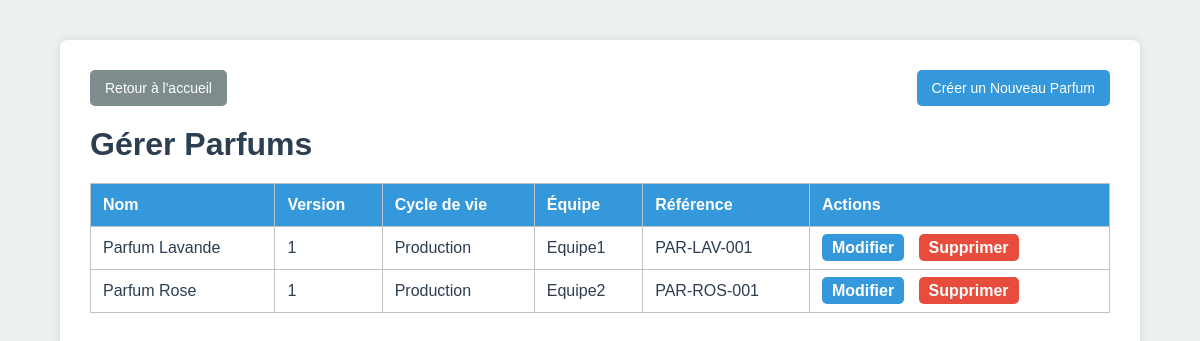
Screenshot of /manage_parfums.php (signed in) with the database file from the repository.
### tables this page shows
CREATE TABLE IF NOT EXISTS parfums (
  id INT AUTO_INCREMENT PRIMARY KEY,
  name VARCHAR(100) NOT NULL,
  description TEXT,
  price DECIMAL(10,2) NOT NULL DEFAULT 0,
  team VARCHAR(50) DEFAULT 'Equipe1',
  version INT DEFAULT 1,
  lifecycle_stage VARCHAR(50) DEFAULT 'Développement',
  reference VARCHAR(100) UNIQUE
);

### src/manage_parfums.php (the view, shortened to what this page needs)
<?php
$mysqli = new mysqli("db","root","root","plm");
$res = $mysqli->query("SELECT id, name, version, lifecycle_stage, team, reference FROM parfums ORDER BY name ASC");
?>
<!DOCTYPE html>
<html lang="fr">
<head>
<link rel="stylesheet" href="styles.css">
</head>
<body>
<div class="container">
  <div class="header-actions">
    <a href="home.php" class="btn btn-secondary">Retour à l'accueil</a>
    <a href="create_parfum.php" class="btn">Créer un Nouveau Parfum</a>
  </div>
  <h1>Gérer Parfums</h1>
  <table>
    <thead>
      <tr>
        <th>Nom</th>
        <th>Version</th>
        <th>Cycle de vie</th>
        <th>Équipe</th>
        <th>Référence</th>
        <th>Actions</th>
      </tr>
    </thead>
    <tbody>
      <?php while($pf = $res->fetch_assoc()): ?>
      <tr>
        <td><?php echo htmlspecialchars($pf['name']); ?></td>
        <td><?php echo htmlspecialchars($pf['version']); ?></td>
        <td><?php echo htmlspecialchars($pf['lifecycle_stage']); ?></td>
        <td><?php echo htmlspecialchars($pf['team']); ?></td>
        <td><?php echo htmlspecialchars($pf['reference']); ?></td>
        <td class="actions">
          <a href="edit_parfum.php?id=<?php echo $pf['id']; ?>" class="btn-edit">Modifier</a>
          <a href="delete_parfum.php?id=<?php echo $pf['id']; ?>" class="btn-delete" onclick="return confirm('Supprimer ce parfum ?')">Supprimer</a>
        </td>
      </tr>
      <?php endwhile; ?>
    </tbody>
  </table>
</div>
</body>
</html>

### src/styles.css (style rules this page uses)
* { margin: 0; padding: 0; box-sizing: border-box; }
body { font-family: Arial, sans-serif; background: #ecf0f1; color: #2c3e50; display: flex; min-height: 100vh; }
h1, h2, h3 { margin-bottom: 20px; color: #2c3e50; }
table { width: 100%; border-collapse: collapse; margin-top: 10px; background: #fff; }
table, th, td { border: 1px solid #bdc3c7; }
table th { background: #3498db; color: #fff; padding: 12px; text-align: left; }
table td { padding: 12px; border-bottom: 1px solid #bdc3c7; }
.container { width: 90%; max-width: 1200px; margin: 40px auto; background: #fff; padding: 20px; border-radius: 8px; box-shadow: 0 0 10px rgba(0,0,0,0.1); }
.btn { display: inline-block; padding: 10px 15px; background: #3498db; color: #fff; text-decoration: none; border-radius: 5px; margin-right: 10px; font-size: 14px; transition: background 0.3s; }
.btn-secondary { background: #7f8c8d; }
a { color: #3498db; text-decoration: none; transition: color 0.3s; }
.actions a { margin-right: 10px; color: #3498db; font-weight: bold; }
.header-actions { margin-bottom: 20px; display: flex; justify-content: space-between; align-items: center; }
.header-actions .btn { margin: 0; }
.btn-edit { background: #3498db; color: #fff; padding: 5px 10px; border-radius: 5px; text-decoration: none; transition: background 0.3s; margin-right: 5px; }
.btn-delete { background: #e74c3c; color: #fff; padding: 5px 10px; border-radius: 5px; text-decoration: none; transition: background 0.3s; }
.btn-edit, .btn-delete { color: #fff !important; font-weight: bold; }

### src/manage_parfums.php (style rules this page uses)
.container { width: 90%; max-width: 1200px; margin: 40px auto; background: #fff; padding: 30px; border-radius: 8px; box-shadow: 0 0 10px rgba(0,0,0,0.1); }
.header-actions { margin-bottom: 20px; display:flex; justify-content: space-between; align-items:center; }

### rows the page displays
parfums: name "Parfum Lavande", version "1", lifecycle_stage "Production", team "Equipe1", reference "PAR-LAV-001"
parfums: name "Parfum Rose", version "1", lifecycle_stage "Production", team "Equipe2", reference "PAR-ROS-001"
